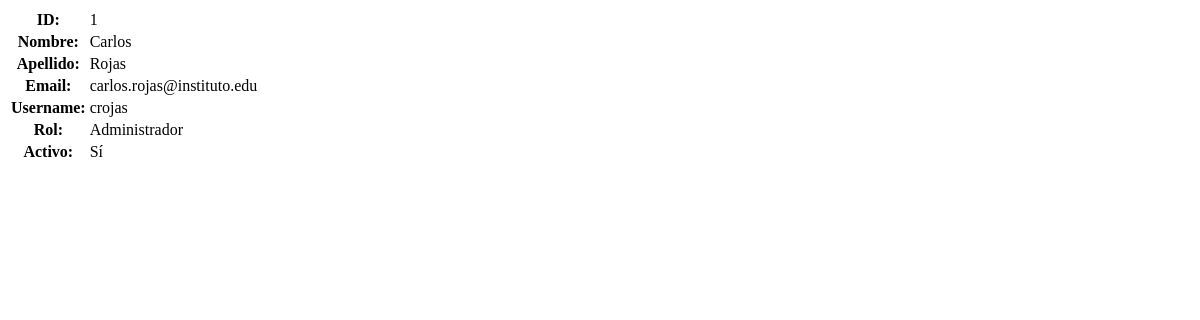
The app's page /usuarios/vista/1, older data.
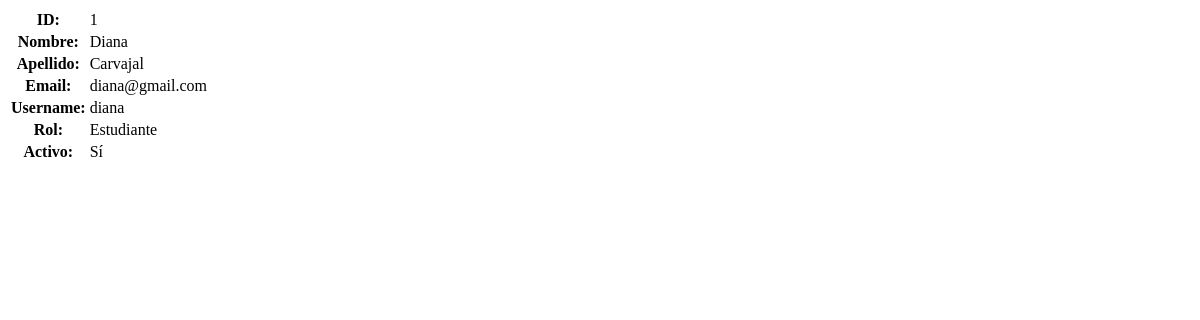
The same page, newer data.
### models/usuario_model.py (models this page shows, shortened)
class Usuario(db.Model, UserMixin):
    __tablename__='usuarios'
    id = db.Column(db.Integer,primary_key=True)
    nombre = db.Column(db.String(80),nullable=False)
    apellido = db.Column(db.String(100))
    email = db.Column(db.String(120), unique=True)
    username = db.Column(db.String(20),nullable=False)
    password = db.Column(db.String,nullable=False)
    activo = db.Column(db.Boolean, default=True,nullable=False)
    rol_id = db.Column(db.Integer, db.ForeignKey('rol.id'), nullable=False)
    rol = db.relationship('Rol', back_populates='usuarios')
    docentes = db.relationship('Docente', back_populates='usuario')
    estudiantes = db.relationship('Estudiante', back_populates='usuario')
    @staticmethod
    def get_by_id(user_id):
        return Usuario.query.get(user_id)

### models/rol_model.py (models this page shows, shortened)
class Rol(db.Model):
    __tablename__ = 'rol'
    id = db.Column(db.Integer, primary_key=True)
    nombre = db.Column(db.String(20), unique=True, nullable=False)
    usuarios = db.relationship('Usuario', back_populates='rol')

### controllers/usuario_controller.py (the view)
@usuario_bp.route("/vista/<int:id>")
def vista(id):
    usuario = Usuario.get_by_id(id)
    return usuario_view.vista(usuario)

### views/usuario_view.py (called while the page is built)
def vista(usuario):
    return render_template('admi/usuarios/vista.html',usuario=usuario)

### templates/admi/usuarios/vista.html
<table class="table table-bordered">
    <tr>
        <th>ID:</th>
        <td>{{ usuario.id }}</td>
    </tr>
    <tr>
        <th>Nombre:</th>
        <td>{{ usuario.nombre }}</td>
    </tr>
    <tr>
        <th>Apellido:</th>
        <td>{{ usuario.apellido }}</td>
    </tr>
    <tr>
        <th>Email:</th>
        <td>{{ usuario.email }}</td>
    </tr>
    <tr>
        <th>Username:</th>
        <td>{{ usuario.username }}</td>
    </tr>
    <tr>
        <th>Rol:</th>
        <td>{{ usuario.rol.nombre }}</td>
    </tr>
    <tr>
        <th>Activo:</th>
        <td>{{ 'Sí' if usuario.activo else 'No' }}</td>
    </tr>
</table>

Row changes from the older to the newer data that the page shows:
no longer on this page (row unchanged): Rol: rol.nombre "Administrador"
changed Usuario "Sí": nombre "Carlos" → "Diana"; apellido "Rojas" → "Carvajal"; email "carlos.rojas@instituto.edu" → "diana@gmail.com"; username "crojas" → "diana"
now on this page (row unchanged): Rol: rol.nombre "Estudiante"
